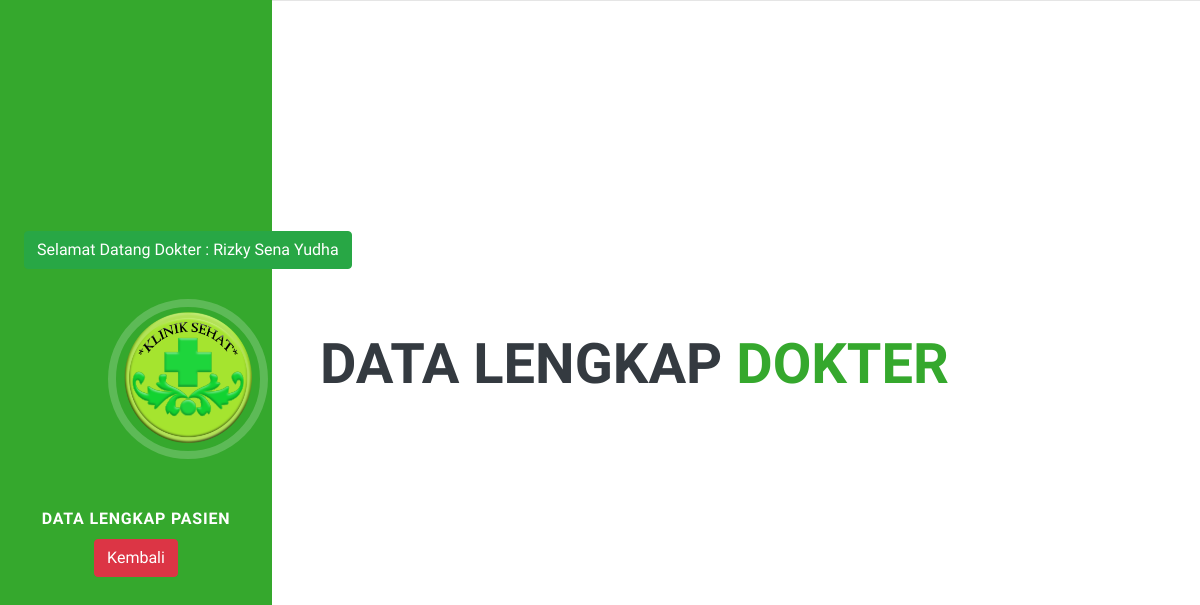
Before: /edit_dokter.php?username=yudha (signed in) with the older database file.
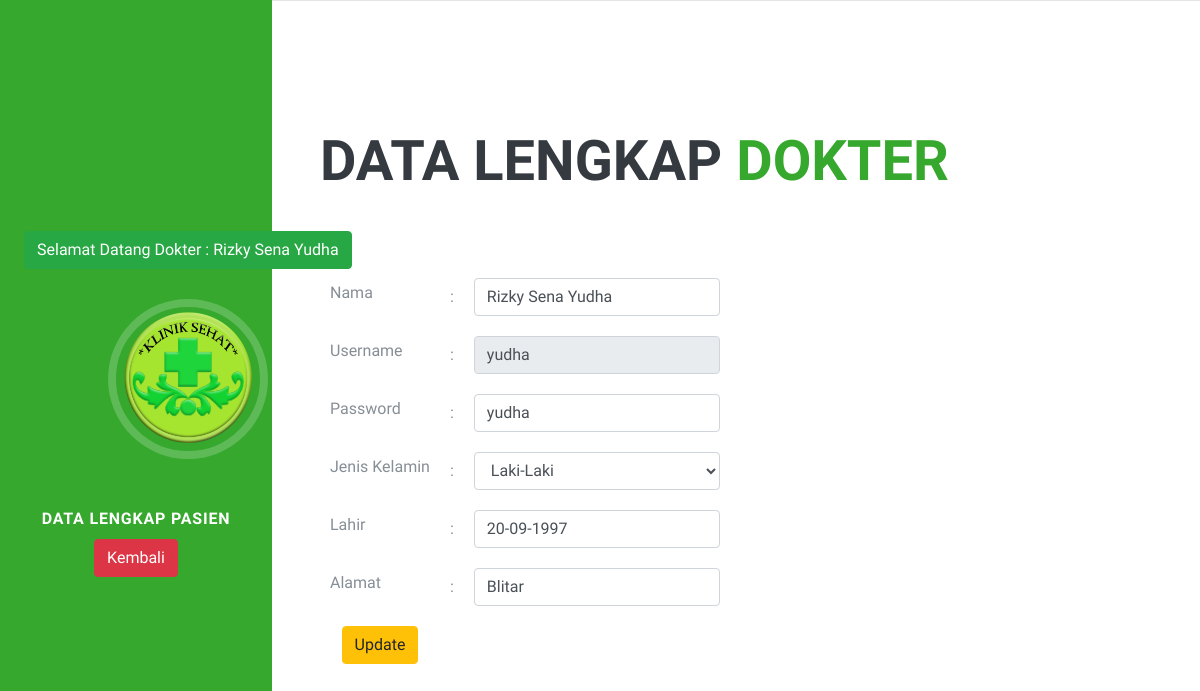
After: the same page with the newer database file.
### tables this page shows
CREATE TABLE `tb_dokter` (
  `id` int(11) NOT NULL,
  `nama` varchar(500) NOT NULL,
  `username` varchar(500) NOT NULL,
  `password` varchar(500) NOT NULL,
  `jk` varchar(500) NOT NULL,
  `lahir` varchar(100) NOT NULL,
  `alamat` varchar(500) NOT NULL
);

### edit_dokter.php (the view, shortened to what this page needs)
<?php
include "koneksi.php";
      $username  = $_GET['username'];
?>
<!DOCTYPE html>
<html lang="en">
  <head>
    <link href="vendor/bootstrap/css/bootstrap.min.css" rel="stylesheet">
    <link href="vendor/fontawesome-free/css/all.min.css" rel="stylesheet">
    <link href="css/resume.min.css" rel="stylesheet">
  </head>
  <body id="page-top">
    <nav class="navbar navbar-expand-lg navbar-dark fixed-top" style="background-color:#35a82d" id="sideNav">
      <a class="navbar-brand js-scroll-trigger" href="#page-top">
        <span class="d-none d-lg-block">
          <?php
            $user = $_SESSION['username'];
            $result_user  = mysqli_query($conn, "SELECT nama FROM tb_login WHERE username = '$user'");
            while ($row = $result_user-> fetch_assoc()) {
           ?>
          <span class="btn btn-success"><marquee>Selamat Datang Dokter : <?php echo $row['nama'];} ?>  </marquee></span><br><br>
          <img class="img-fluid img-profile rounded-circle mx-auto mb-2" src="img/logo1.png" alt="">
        </span>
      </a>
      <br>
      <div class="collapse navbar-collapse" id="navbarSupportedContent">
        <ul class="navbar-nav">
          <li class="nav-item">
            <a class="nav-link js-scroll-trigger" href="#isidata">Data Lengkap Pasien</a>
          </li>
          <li class="nav-item">
            <a href="login_admin.php?id=#tampildokter" class="btn btn-danger js-scroll-trigger" >Kembali</a>
          </li>
        </ul>
      </div>
    </nav>
    <div class="container-fluid p-0">
      <section class="resume-section p-3 p-lg-5 d-flex flex-column" id="isidata">
        <div class="my-auto">
          <h2 class="mb-5">Data Lengkap  <span style="color:#35a82d" > Dokter </span></h2>
        <form class="" action="" method="post">
          <br>
          <?php
          $sql = "SELECT * FROM tb_dokter WHERE username = '$username'";
          $result = mysqli_query($conn,$sql);
          while ($row = $result->fetch_assoc()) {
           ?>
           <form class="" action="" method="post">
          <table cellspacing="0" cellpadding="10">
            <tr>
              <td>
                <label for="">Nama</label>
              </td>
              <td>
                :
              </td>
              <td>
                <input type="text" class="form-control" name="nama" value="<?php echo $row['nama']; ?>">
              </td>
            </tr>
            <tr>
              <td>
                <label for="">Username</label>
              </td>
              <td>
                :
              </td>
              <td>
                <input type="text" class="form-control" readonly name="username" value="<?php echo $row['username']; ?>">
              </td>
            </tr>
            <tr>
              <td>
                <label for="">Password</label>
              </td>
              <td>
                :
              </td>
              <td>
                <input type="text" class="form-control" name="password" value="<?php echo $row['password']; ?>">
              </td>
            </tr>
            <tr>
              <td>
                <label for="">Jenis Kelamin</label>
              </td>
              <td>
                :
              </td>
              <td>
              <select class="form-control" name="jk">
                  <?php if ($row['jk'] == 'P'): ?>
                    {
                      <option value="P">Perempuan</option>
                      <option value="L">Laki-Laki</option>
                    }
                    <?php elseif ($row['jk'] == 'L'): ?> {
                      <option value="L">Laki-Laki</option>
                  <?php endif ?>
                  </select>
              </td>
            </tr>
            <tr>
              <td>
                <label for="">Lahir</label>
              </td>
              <td>
                :
              </td>
              <td>
                <input type="text" class="form-control" name="lahir" value="<?php echo $row['lahir']; ?>">
              </td>
            </tr>
            <tr>
              <td>
                <label for="">Alamat</label>
              </td>
              <td>
                :
              </td>
              <td>
                <input type="text" class="form-control" name="alamat" value="<?php echo $row['alamat']; ?>">
              </td>
            </tr>
            <tr>
              <td>
                <center>
                <input type="submit" name="update_data" class="btn btn-warning" value="Update">
              </center>
              </td>
            </tr>
          </table><?php } ?></form>
        </div>
      </section>
  </body>
</html>

Changed rows visible on the page:
added tb_dokter: nama "Rizky Sena Yudha", username "yudha", password "yudha", jk "Laki-Laki", lahir "20-09-1997", alamat "Blitar"
